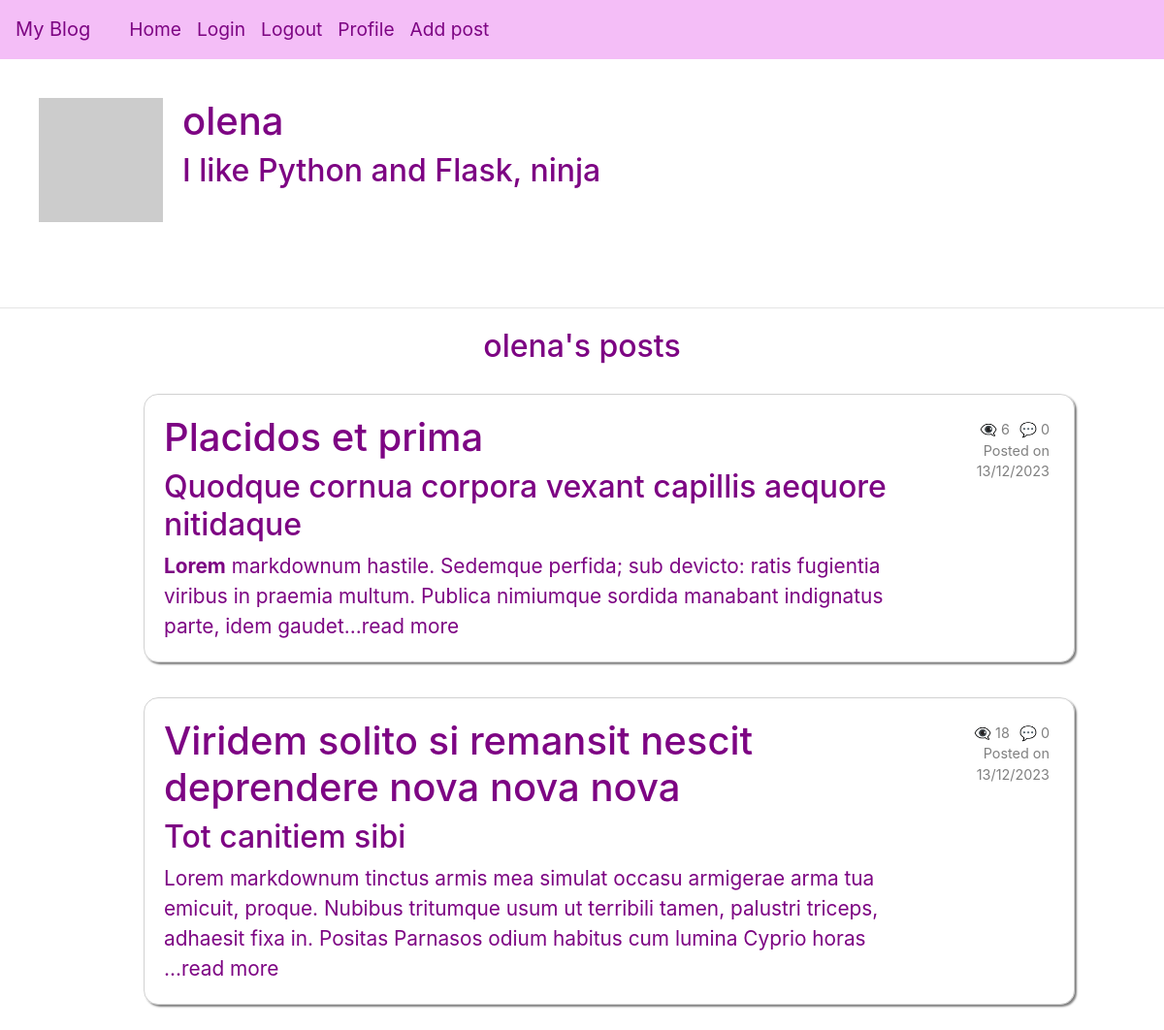
/user/olena (signed in), run on the app's committed database.
### app/models/models.py (models this page shows, shortened)
class User(UserMixin, db.Model):
    __tablename__ = "user"
    id = db.Column(db.Integer, primary_key=True)
    username = db.Column(String(64), unique=True, nullable=False)
    email = db.Column(db.String(120), unique=True, nullable=False)
    isAdmin = db.Column(db.Boolean, nullable=False)
    password_hash = db.Column(String(256))
    profile_image = db.Column(String(256))
    info = db.Column(String(256))
    posts = db.relationship('Post', back_populates='user', cascade='all, delete-orphan')
    comments = db.relationship('Comment', back_populates='user', cascade='all, delete-orphan')
    def get_avatar(self, size):
        digest = md5(self.email.lower().encode('utf-8')).hexdigest()
        self.profile_image = f'https://www.gravatar.com/avatar/{digest}?d=identicon&s={size}'
        return self.profile_image

class Post(db.Model):
    __tablename__ = "post"
    id = db.Column(db.Integer, primary_key=True)
    title = db.Column(String(250))
    title_html = db.Column(db.String(250))
    body = db.Column(String(2500))
    body_html = db.Column(db.String(2500))
    timestamp = db.Column(DateTime, default=func.now())
    user_id = db.Column(db.Integer, db.ForeignKey('user.id'), nullable=False)
    user = db.relationship('User', back_populates='posts')
    comments = db.relationship('Comment', back_populates='post', cascade='all, delete-orphan')
    views = db.Column(db.Integer, server_default=str(0))
    def get_comments_length(self):
        commments = Comment.query.filter_by(post_id=self.id).all()
        return len(commments)

### app/routes/routes.py (the view, shortened to what this page needs)
@blueprint.route('/user/<username>', methods=["GET", "POST"])
@login_required
def user(username):
        user = User.query.filter_by(username=username).first_or_404()
        form = PostForm()
        page = request.args.get('page', 1, type=int)
        per_page = 2
        user.profile_image = user.get_avatar(128)
        posts = Post.query.filter_by(user_id=user.id).order_by(Post.timestamp.desc()).paginate(page=page, per_page=per_page, error_out=False)
        return render_template('profile.html', user=user, form=form, posts=posts)

### app/templates/profile.html (shortened to what this page needs)
{% extends "base.html" %} {% import "bootstrap/wtf.html" as wtf %}{% block
content %}
<div class="avatar-username">
    <div class="avatar-username">
        <img src="{{ user.profile_image }}" width="128" height="128" />
        <div>
            <h1>{{ user.username }}</h1>
            {% if user.info %}
            <h2>{{user.info}}</h2>
            {% endif %}
        </div>
    </div>
</div>
<hr />
 {% if posts %}
<h2 class="greeting">{{user.username}}'s posts</h2>
{% for post in posts%}
<div class="posts">
    <ul>
        <a href="{{url_for('main.post', id=post.id)}}" class="post-link">
            <li class="post">
                <div class="avatar-comment">
                    <div>
                        {% if post.title_html %} {{post.title_html | safe}} {%
                        else %}
                        <h1>{{post.title}}</h1>
                        {% endif %} {{(post.body_html | safe)[0:250]}}...read
                        more
                    </div>
                </div>
                <div class="comments-date">
                    <div class="comments-views">
                        {% if not post.views%}
                        <p>👁️‍🗨️ 0</p>
                        {% else %}
                        <p>👁️‍🗨️ {{post.views}}</p>
                        {% endif %}
                        <p>💬 {{post.get_comments_length()}}</p>
                    </div>
                    <p>Posted on</p>
                    <p>{{post.timestamp.strftime('%d/%m/%Y')}}</p>
                </div>
            </li></a
        >
    </ul>
</div>
{% endfor%}
{% endif %} {% endblock %}

### app/static/style.css (style rules this page uses)
* { margin: 0; box-sizing: border-box; }
html { scroll-behavior: smooth; }
a { cursor: pointer; text-decoration: none; color: rgb(223, 71, 231); }
ul { list-style-type: none; margin-left: 1rem; font-size: larger; }
.greeting { text-align: center; color: rgb(125, 4, 131); margin: 20px 0; }
.posts { display: flex; flex-direction: column; align-items: center; }
.post { margin: 10px; border: 1px solid rgba(128, 128, 128, 0.364); border-radius: 15px; padding: 20px; box-shadow: 2px 2px 2px grey; width: 80vw; display: grid; grid-template-columns: 5fr 1fr; grid-template-rows: 1fr; }
.comments-date, .comments-date a { display: flex; flex-direction: column; font-size: 0.9rem; align-items: flex-end; justify-content: flex-start; color: grey; padding: 5px; }
.comments-views { display: flex; flex-direction: row; font-size: 0.9rem; justify-content: center; gap: 10px; }
.avatar-comment { display: flex; gap: 20px; align-items: center; color: rgb(125, 4, 131); }
.avatar-comment p { margin: 0; }
.comments-date p { display: flex; flex-direction: column; align-items: flex-end; margin: 0px; }
a .post { color: rgb(125, 4, 131); font-size: 1.3rem; }
.avatar-username { display: flex; flex-direction: row; justify-content: space-between; align-items: flex-start; gap: 20px; padding: 20px; color: rgb(125, 4, 131); }
hr { margin-top: 3rem; margin-bottom: 1rem; border: 0; border-top: 1px solid rgba(0, 0, 0, 0.1); }

### data on the page
User: username "olena", info "I like Python and Flask, ninja"
Post: title_html "Placidos et prima", body_html "Quodque cornua corpora vexant capillis aequore nitidaque Lorem markdownum hastile. Sedemque perfida; sub devicto: ratis fugientia viribus in praemia multum. Publica nimiumque sordida manabant indignatus parte, idem gaudet", views "6", get_comments_length "0", timestamp "13/12/2023"
Post: title_html "Viridem solito si remansit nescit deprendere nova nova nova", body_html "Tot canitiem sibi Lorem markdownum tinctus armis mea simulat occasu armigerae arma tua emicuit, proque. Nubibus tritumque usum ut terribili tamen, palustri triceps, adhaesit fixa in. Positas Parnasos odium habitus cum lumina Cyprio horas", views "18", get_comments_length "0", timestamp "13/12/2023"
